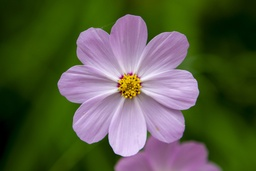
#> input picture canny_edge_detector/images/flower.jpg, 256 x 171 px, shrunk from 2048 x 1365 before the run, found by its file name
$ python test_parameters.py
#> lines starting #> are read from the running program, lines starting #| are printed output that depends on the picture
import cv2
import numpy as np

def canny_with_thresholds(path, low_percent, high_percent, sigma):
    def image_preprocessing(path, sigma):
        image = cv2.imread(path, cv2.IMREAD_COLOR)
        grayscale = cv2.cvtColor(image, cv2.COLOR_BGR2GRAY)
        kernel_size = 6 * sigma + 1
        grayscale_blur = cv2.GaussianBlur(grayscale, (kernel_size, kernel_size), sigma)
        return grayscale_blur

    def sobel_kernels():
        Gx = np.array([[-1, 0, 1], [-2, 0, 2], [-1, 0, 1]], dtype=np.float32)
        Gy = np.array([[-1, -2, -1], [0, 0, 0], [1, 2, 1]], dtype=np.float32)
        return Gx, Gy

    def sobel(img):
        Gx, Gy = sobel_kernels()
        kernel_size = 3
        padding_size = kernel_size // 2
        img_padded = cv2.copyMakeBorder(img, padding_size, padding_size, padding_size, padding_size, cv2.BORDER_REFLECT)
        height, width = img.shape
        grad_x = np.zeros_like(img, dtype=np.float32)
        grad_y = np.zeros_like(img, dtype=np.float32)

        for y in range(height):
            for x in range(width):
                val_x = 0
                val_y = 0
                y_padded = y + padding_size
                x_padded = x + padding_size
                for k in range(kernel_size):
                    for l in range(kernel_size):
                        pixel = img_padded[y_padded + k - padding_size, x_padded + l - padding_size]
                        val_x += pixel * Gx[k, l]
                        val_y += pixel * Gy[k, l]
                grad_x[y, x] = val_x
                grad_y[y, x] = val_y

        magnitude = np.sqrt(grad_x**2 + grad_y**2)
        magnitude = np.clip(magnitude, 0, 255).astype(np.uint8)
        return magnitude, grad_x, grad_y

    def angle_num(x, y, tg):
        if x >= 0 and y <= 0:
            if tg < -2.414: return 0
            elif tg < -0.414: return 1
            else: return 2
        elif x >= 0 and y >= 0:
            if tg < 0.414: return 2
            elif tg < 2.414: return 3
            else: return 4
        elif x <= 0 and y >= 0:
            if tg < -2.414: return 4
            elif tg < -0.414: return 5
            else: return 6
        elif x <= 0 and y <= 0:
            if tg < 0.414: return 6
            elif tg < 2.414: return 7
            else: return 0
        else: return 0

    def non_maximum_suppression(magnitude, grad_x, grad_y):
        tg = np.where(grad_x != 0, grad_y / grad_x, np.sign(grad_y) * np.inf)
        edges = np.zeros_like(magnitude, dtype=np.uint8)
        height, width = magnitude.shape

        for y in range(1, height - 1):
            for x in range(1, width - 1):
                angle = angle_num(grad_x[y, x], grad_y[y, x], tg[y, x])

                if angle == 0 or angle == 4:
                    neighbor1 = [y, x - 1]
                    neighbor2 = [y, x + 1]
                elif angle == 1 or angle == 5:
                    neighbor1 = [y - 1, x + 1]
                    neighbor2 = [y + 1, x - 1]
                elif angle == 2 or angle == 6:
                    neighbor1 = [y - 1, x]
                    neighbor2 = [y + 1, x]
                elif angle == 3 or angle == 7:
                    neighbor1 = [y - 1, x - 1]
                    neighbor2 = [y + 1, x + 1]
                else:
                    neighbor1 = [y, x]
                    neighbor2 = [y, x]

                if (magnitude[y, x] >= magnitude[neighbor1[0], neighbor1[1]] and
                    magnitude[y, x] >= magnitude[neighbor2[0], neighbor2[1]]):
                    edges[y, x] = magnitude[y, x]

        return edges

    def double_threshold_filtering(edges, magnitude, low_percent, high_percent):
        max_grad_len = np.max(magnitude)
        low_level = int(max_grad_len * low_percent)
        high_level = int(max_grad_len * high_percent)

        strong_edges = (edges >= high_level)
        weak_edges = (edges >= low_level) & (edges < high_level)

        final_edges = np.zeros_like(edges, dtype=np.uint8)
        final_edges[strong_edges] = 255

        height, width = edges.shape
        for y in range(1, height - 1):
            for x in range(1, width - 1):
                if weak_edges[y, x]:
                    for dy in (-1, 0, 1):
                        for dx in (-1, 0, 1):
                            if dy == 0 and dx == 0:
                                continue
                            ny, nx = y + dy, x + dx
                            if 0 <= ny < height and 0 <= nx < width:
                                if strong_edges[ny, nx]:
                                    final_edges[y, x] = 255
                                    break

        return final_edges

    img_preprocessed = image_preprocessing(path, sigma)
    magnitude, grad_x, grad_y = sobel(img_preprocessed)
    nms_edges = non_maximum_suppression(magnitude, grad_x, grad_y)
    final_edges = double_threshold_filtering(nms_edges, magnitude, low_percent, high_percent)

    return final_edges


def threshold_selection(path, step=0.05):
#> called with step = 0.05
    low_thresholds = np.arange(0.05, 0.95, step)
    high_thresholds = np.arange(0.05, 0.95, step)
    sigma_values = [1, 2, 3]

    combinations = []
    for sigma in sigma_values:
        for low_percent in low_thresholds:
            for high_percent in high_thresholds:
                if low_percent < high_percent:
                    combinations.append((low_percent, high_percent, sigma))

    print(f"Всего комбинаций для просмотра: {len(combinations)}")
    print("\nУправление:")
    print("SPACE - следующий результат")
    print("L - сохранить результат")
    print("ESC - завершить просмотр")

    saved_results = []
    current_index = 0

    while current_index < len(combinations):
        low_percent, high_percent, sigma = combinations[current_index]

        if sigma == 1:
            kernel_size = 7
        elif sigma == 2:
            kernel_size = 13
        elif sigma == 3:
            kernel_size = 19

        print(f"Текущая комбинация [{current_index + 1}/{len(combinations)}]: low={low_percent:.2f}, high={high_percent:.2f}, sigma={sigma}, kernel_size={kernel_size}")

        try:
            edges = canny_with_thresholds(path, low_percent, high_percent, sigma)
#> in image_preprocessing, image is the input picture: shape (171, 256, 3); mean B, G, R 66.5, 92.3, 87.3
#> in sobel, `img_padded = cv2.copyMakeBorder(img, padding_size, padding_size, paddi..`:
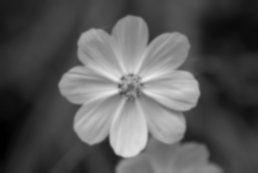
#> img_padded: shape (173, 258); min 0, max 234, mean 87.2
#> after the loop in sobel, `for y in range(height):`:
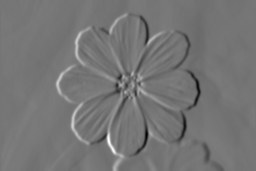
#> grad_x: shape (171, 256) float32; min -354, max 415, mean 0.6; drawn with min black and max white
#> after the loop in sobel, `for y in range(height):`:
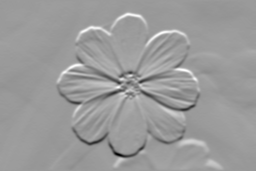
#> grad_y: shape (171, 256) float32; min -398, max 259, mean 1.2; drawn with min black and max white
#> in sobel, `magnitude = np.clip(magnitude, 0, 255).astype(np.uint8)`:
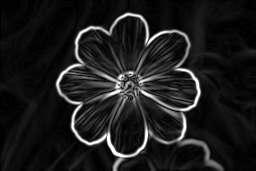
#> magnitude: shape (171, 256); min 0, max 255, mean 27.9
#> after the loop in non_maximum_suppression, `for y in range(1, height - 1):`:
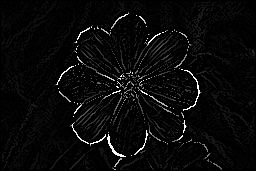
#> edges: shape (171, 256); min 0, max 255, mean 9.1
#> in double_threshold_filtering, `max_grad_len = np.max(magnitude)`: max_grad_len = 255
#> in double_threshold_filtering, `low_level = int(max_grad_len * low_percent)`: low_level = 12
#> in double_threshold_filtering, `high_level = int(max_grad_len * high_percent)`: high_level = 25
#> in double_threshold_filtering, `strong_edges = (edges >= high_level)`:
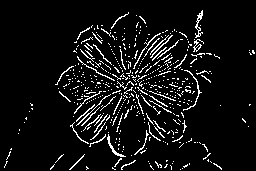
#> strong_edges: shape (171, 256) bool; 7% white in thin lines or dots
#> in double_threshold_filtering, `weak_edges = (edges >= low_level) & (edges < high_level)`: weak_edges: shape (171, 256) bool; 9% white in thin lines or dots
#> after the loop in double_threshold_filtering, `for y in range(1, height - 1):`:
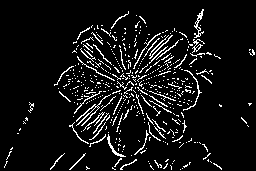
#> final_edges: shape (171, 256); 7.5% white in thin lines or dots

            window_title = f'Canny - low:{low_percent:.2f}, high:{high_percent:.2f}, sigma:{sigma}, ksize:{kernel_size}'
            cv2.namedWindow(window_title, cv2.WINDOW_NORMAL)
            cv2.imshow(window_title, edges)

            key = cv2.waitKey(0) & 0xFF
#> (key Esc is pressed here)

            if key == 27:  # ESC - выход
                print("Завершение просмотра...")
                break
            elif key == 32:  # SPACE - следующий
                current_index += 1
            elif key == ord('l') or key == ord('L'):  # L - сохранить результат
                result_data = {
                    'edges': edges.copy(),
                    'low_threshold': low_percent,
                    'high_threshold': high_percent,
                    'sigma': sigma,
                    'kernel_size': kernel_size
                }
                saved_results.append(result_data)
                print(f"Сохранен результат {len(saved_results)}: low={low_percent:.2f}, high={high_percent:.2f}, sigma={sigma}, kernel_size={kernel_size}")
                current_index += 1

        except Exception as e:
            print(f"Ошибка для low: {low_percent:.2f}, high: {high_percent:.2f}, sigma: {sigma}: {e}")
            current_index += 1

    cv2.destroyAllWindows()

    if saved_results:
        print(f"\nСохранено результатов: {len(saved_results)}")
        for i, result in enumerate(saved_results, 1):
            print(f"Результат {i}: low={result['low_threshold']:.2f}, high={result['high_threshold']:.2f}, sigma={result['sigma']}, kernel_size={result['kernel_size']}")

    return saved_results


if __name__ == "__main__":
    path = r"D:\GitHub\digital_media_processing\canny_edge_detector\images\flower.jpg"

    saved_results = threshold_selection(path, step=0.05)

$ run again, with canny_edge_detector/images/cat.jpg copied over canny_edge_detector/images/flower.jpg
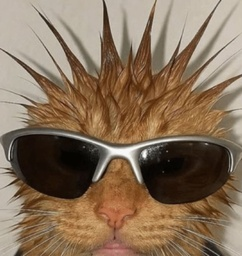
#> input picture canny_edge_detector/images/cat.jpg, 242 x 256 px, shrunk from 622 x 658 before the run, found by its file name
#> in image_preprocessing, image is the input picture: shape (256, 242, 3); mean B, G, R 89.5, 112.4, 134.8
#> after the loop in non_maximum_suppression, `for y in range(1, height - 1):`:
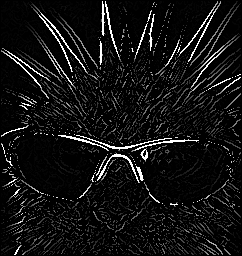
#> edges: shape (256, 242); min 0, max 255, mean 18.9
#> max_grad_len = 255
#> low_level = 12
#> high_level = 25
#> strong_edges: shape (256, 242) bool; 16.3% white in thin lines or dots
#> weak_edges: shape (256, 242) bool; 2.1% white in thin lines or dots
#> after the loop in double_threshold_filtering, `for y in range(1, height - 1):`:
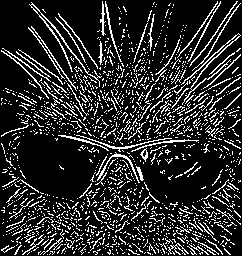
#> final_edges: shape (256, 242); 16.8% white in thin lines or dots
